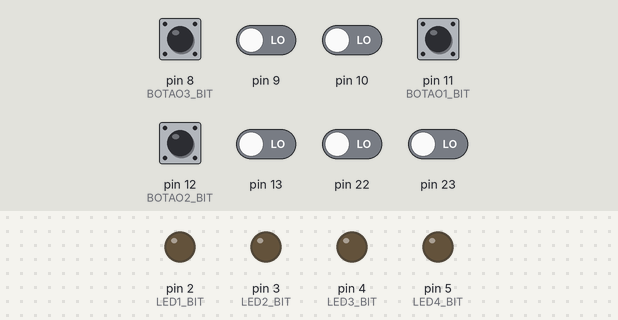
The sketch below on a simulated Arduino Uno, built with avr-gcc and run on an emulated ATmega328P. On the bench: output pins drawn as LEDs (lit = HIGH). Inputs (shaded band) come from the test bench; at power-on: pin 8 (BOTAO3_BIT), pin 9, pin 10, pin 11 (BOTAO1_BIT), pin 12 (BOTAO2_BIT), pin 13, pin 22, pin 23 LOW.

Above: at 1.2 s.
1.3 s: pin 8 (BOTAO3_BIT) pulled HIGH for 0.15 s
At 1.37 s:
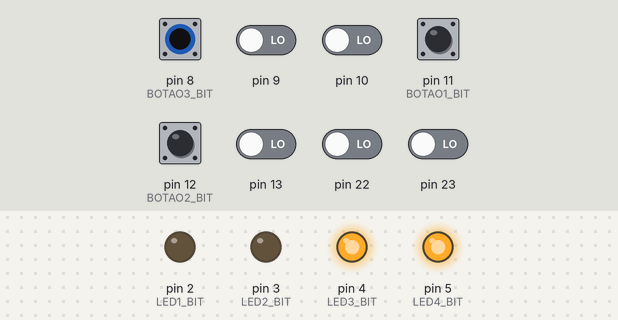
2.9 s: pin 11 (BOTAO1_BIT) pulled HIGH for 0.15 s
At 2.97 s:
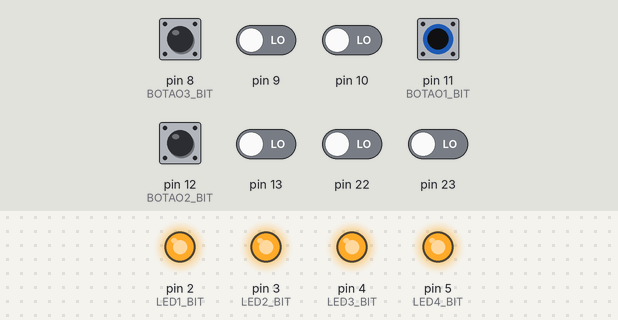
4.5 s: pin 12 (BOTAO2_BIT) pulled HIGH for 0.15 s
At 4.57 s:
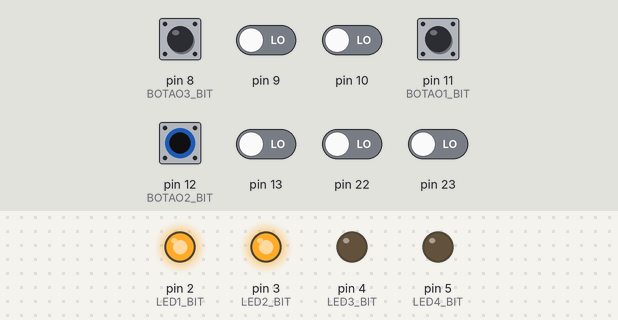
Timing chart, 0 to 7.5 s (numbered marks = the images above; inputs shaded):
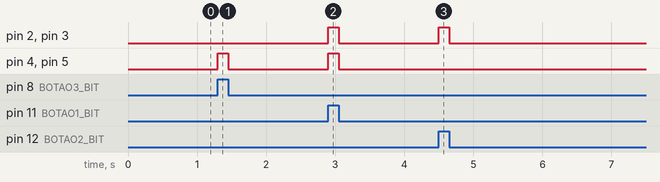

The sketch:

Q3.9.ino
```cpp
/*
3.9 Três botões + 4 LEDs:

Botão 1 → todos acesos.
Botão 2 → apenas LED1 e LED2.
Botão 3 → apenas LED3 e LED4.
Botão 1 + Botão 3 → todos apagam.
 */

// - Macros de Hardware
// LEDs (PORTD)
#define LED_DDR     DDRD
#define LED_PORT    PORTD
#define LED1_BIT    PD2 // Pino 2
#define LED2_BIT    PD3 // Pino 3
#define LED3_BIT    PD4 // Pino 4
#define LED4_BIT    PD5 // Pino 5

// Botões (PORTB)
#define BOTAO_DDR     DDRB
#define BOTAO_PORT    PORTB
#define BOTAO_PIN_REG PINB
#define BOTAO1_BIT    PB3
#define BOTAO2_BIT    PB4
#define BOTAO3_BIT    PB0

// - Manipulação de Bits
#define CONFIG_SAIDA(ddr, bit)   ( (ddr) |= (1 << (bit)) )
#define CONFIG_ENTRADA(ddr, bit) ( (ddr) &= ~(1 << (bit)) )
#define PIN_HIGH(port, bit)      ( (port) |= (1 << (bit)) )
#define PIN_LOW(port, bit)       ( (port) &= ~(1 << (bit)) )
#define LER_PIN(pin_reg, bit)    ( (pin_reg) & (1 << (bit)) )

void setup() {
  // Configura LED como saída
  CONFIG_SAIDA(LED_DDR, LED1_BIT);
  CONFIG_SAIDA(LED_DDR, LED2_BIT);
  CONFIG_SAIDA(LED_DDR, LED3_BIT);
  CONFIG_SAIDA(LED_DDR, LED4_BIT);

  // Configura Botões como entrada
  CONFIG_ENTRADA(BOTAO_DDR, BOTAO1_BIT);
  CONFIG_ENTRADA(BOTAO_DDR, BOTAO2_BIT);
  CONFIG_ENTRADA(BOTAO_DDR, BOTAO3_BIT);

  // Pull-ups desligados
  PIN_LOW(BOTAO_PORT, BOTAO1_BIT);
  PIN_LOW(BOTAO_PORT, BOTAO2_BIT);
  PIN_LOW(BOTAO_PORT, BOTAO3_BIT);

  // LEDs desligados
  PIN_LOW(LED_PORT, LED1_BIT);
  PIN_LOW(LED_PORT, LED2_BIT);
  PIN_LOW(LED_PORT, LED3_BIT);
  PIN_LOW(LED_PORT, LED4_BIT);
}

void loop() {
  bool b1 = LER_PIN(BOTAO_PIN_REG, BOTAO1_BIT);
  bool b2 = LER_PIN(BOTAO_PIN_REG, BOTAO2_BIT);
  bool b3 = LER_PIN(BOTAO_PIN_REG, BOTAO3_BIT);

  // 2. Aplica a lógica de prioridade.
  if (b1 && b3) {
    // ESTADO 4: (B1 + B3) -> Todos apagam
    PIN_LOW(LED_PORT, LED1_BIT);
    PIN_LOW(LED_PORT, LED2_BIT);
    PIN_LOW(LED_PORT, LED3_BIT);
    PIN_LOW(LED_PORT, LED4_BIT);

  } else if (b1) {
    // ESTADO 1 -> Todos acesos
    PIN_HIGH(LED_PORT, LED1_BIT);
    PIN_HIGH(LED_PORT, LED2_BIT);
    PIN_HIGH(LED_PORT, LED3_BIT);
    PIN_HIGH(LED_PORT, LED4_BIT);

  } else if (b2) {
    // ESTADO 2 -> Apenas 1 e 2
    PIN_HIGH(LED_PORT, LED1_BIT);
    PIN_HIGH(LED_PORT, LED2_BIT);
    PIN_LOW(LED_PORT, LED3_BIT);
    PIN_LOW(LED_PORT, LED4_BIT);

  } else if (b3) {
    // ESTADO 3 -> Apenas 3 e 4
    PIN_LOW(LED_PORT, LED1_BIT);
    PIN_LOW(LED_PORT, LED2_BIT);
    PIN_HIGH(LED_PORT, LED3_BIT);
    PIN_HIGH(LED_PORT, LED4_BIT);

  } else {
    // Nenhum botão pressionado
    PIN_LOW(LED_PORT, LED1_BIT);
    PIN_LOW(LED_PORT, LED2_BIT);
    PIN_LOW(LED_PORT, LED3_BIT);
    PIN_LOW(LED_PORT, LED4_BIT);
  }
}
```

Measured:
- after the input at 1.3 s, pin 4 (LED3_BIT), pin 5 (LED4_BIT): LOW → HIGH at once, → LOW 0.15 s later
- after the input at 2.9 s, pin 2 (LED1_BIT), pin 3 (LED2_BIT), pin 4 (LED3_BIT), pin 5 (LED4_BIT): LOW → HIGH at once, → LOW 0.15 s later
- after the input at 4.5 s, pin 2 (LED1_BIT), pin 3 (LED2_BIT): LOW → HIGH at once, → LOW 0.15 s later
